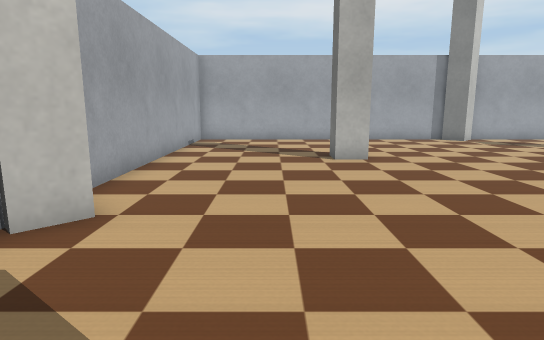
[1] (above)

16 first-person views from a walk through a robot-simulator world made for Webots. The camera is 0.31 m above the floor, tilts 10° down and sees 75° across. The floor is counted in squares, 0.2 m on a side. Each view is taken from the middle of a square. On the plan, view 1 faces up. The plan holds only what a view shows up to about 16 squares ahead; the rest is blank. The robots in the file are not drawn. Simple shapes and patterns stand in for the simulator's stock objects.

[2]
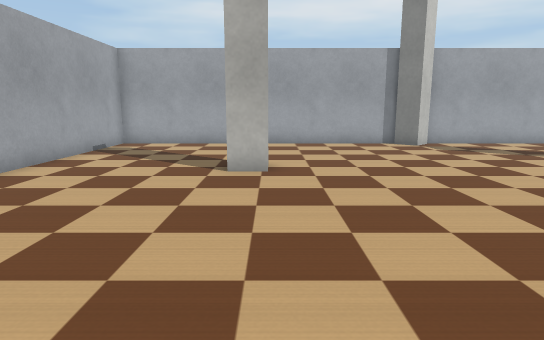

[3]
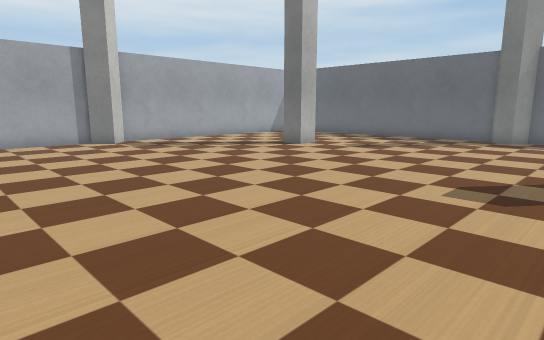

[4]
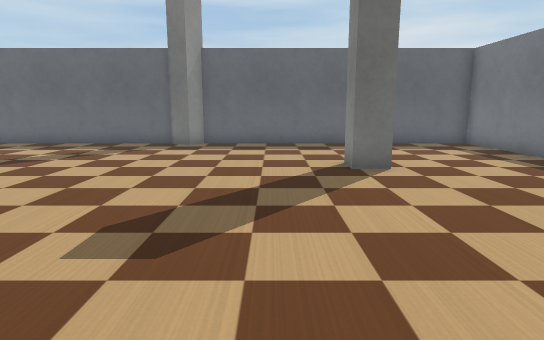

[5]
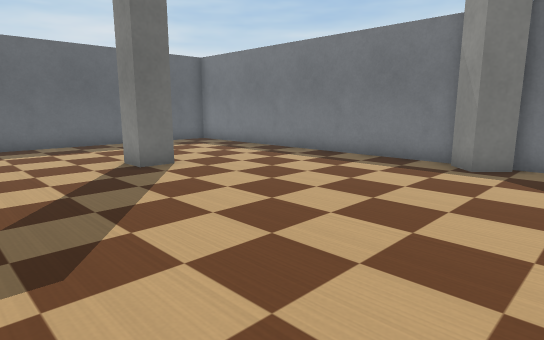

[6]
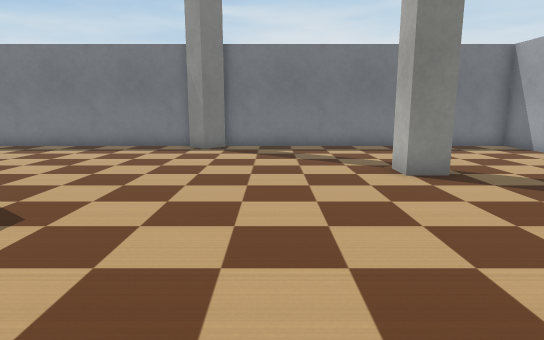

[7]
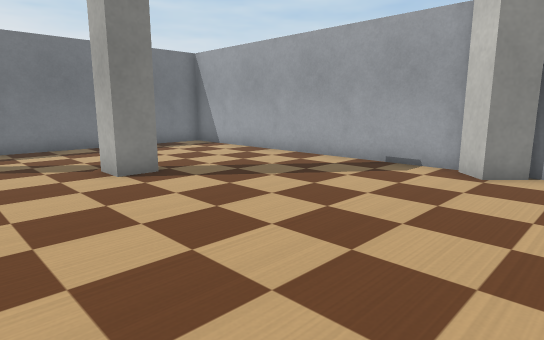

[8]
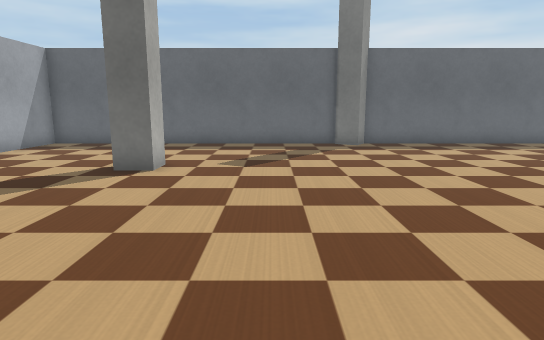

[9]
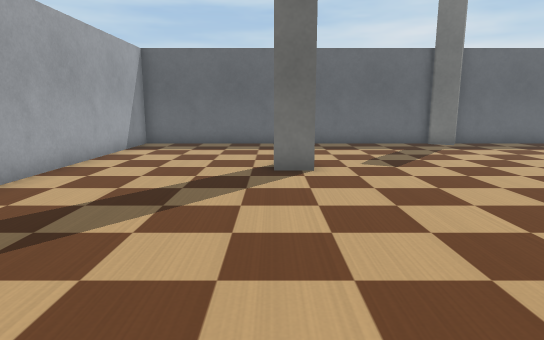

[10]
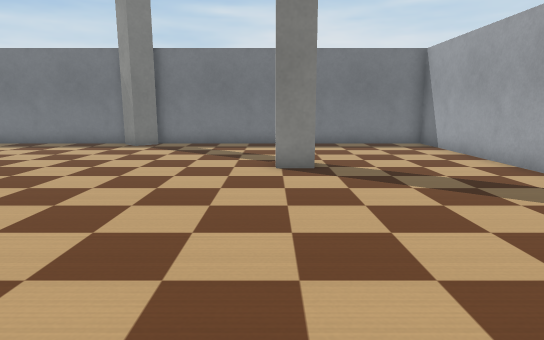

[11]
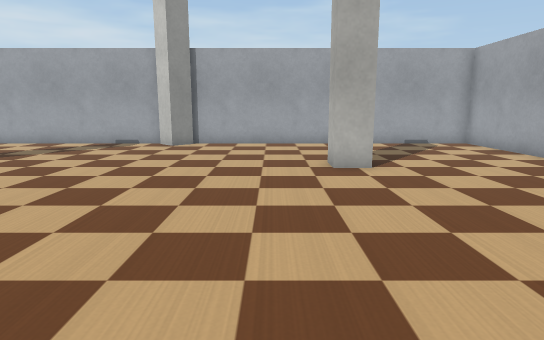

[12]
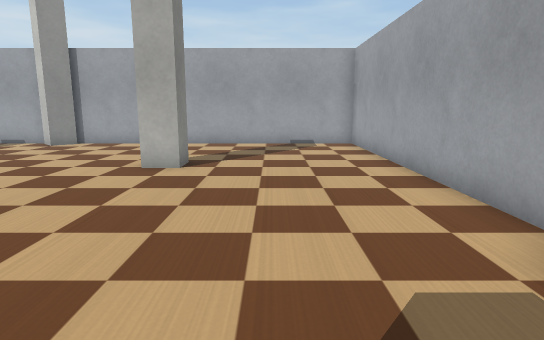

[13]
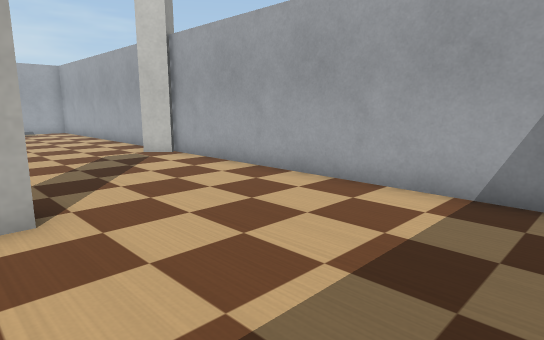

[14]
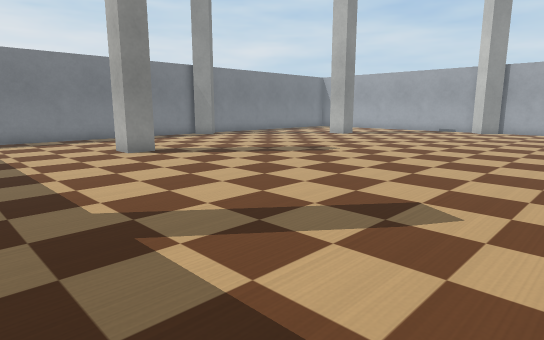

[15]
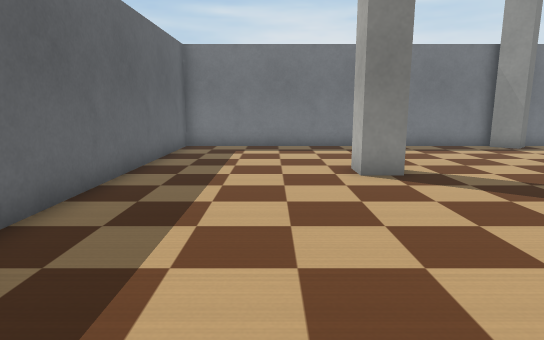

[16]
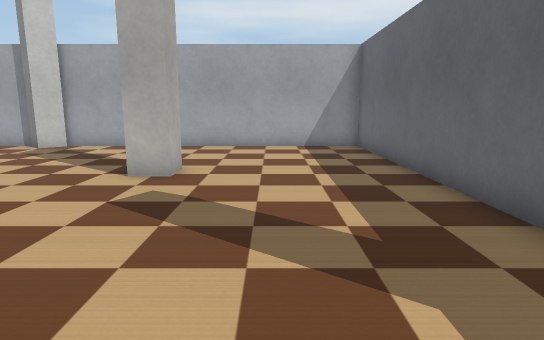

### Floor plan
Points are (right, up) in squares from view 1. A wall is a line through its corners. A room is listed if a view was taken in it or the views show most of it. See-through windows are left out.
Room 1 (views 1, 2, 3, 4, 5, 6, 7, 8, 9, 10, 11, 12, 13, 14, 15, 16)
walls: (2.9, 10.6) (1.9, 10.6) (1.9, 11.6) (2.9, 11.6) (2.9, 10.6); (14.9, -2.1) (14.9, -1) (15.9, -1) (15.9, -2.1); (1.9, -1) (2.9, -1) (2.9, -2.1); (15.7, 12) (15.7, 10.9) (14.7, 10.9) (14.7, 12); (9.8, 17.2) (9.1, 16.5) (8.3, 17.3); (7.8, -7.2) (8.6, -6.4) (9.4, -7.2); (-3.3, 5.7) (-2.5, 4.9) (-3.3, 4.2); (9, -7.5) (21.5, -7.5) (21.5, 4) (20.7, 4.4) (21.3, 5.3); (21.5, 5.1) (21.5, 17.5) (9.5, 17.5); (8.4, 17.5) (-3.5, 17.5) (-3.5, 5.4); (-3.5, 4.2) (-3.5, -7.5) (8, -7.5)

Positions as (right, up) in squares from view 1, and headings:
1: (0, 0), facing up
2: (3, 2), facing up
3: (3, 1), facing up-right
4: (6, 1), facing right
5: (6, 3), facing down-right
6: (6, 7), facing down
7: (6, 7), facing down-left
8: (6, 8), facing right
9: (6, 12), facing right
10: (3, 8), facing down
11: (12, 9), facing left
12: (12, 14), facing left
13: (21, 11), facing up-left
14: (21, 11), facing down-left
15: (18, 7), facing down
16: (18, 3), facing up
